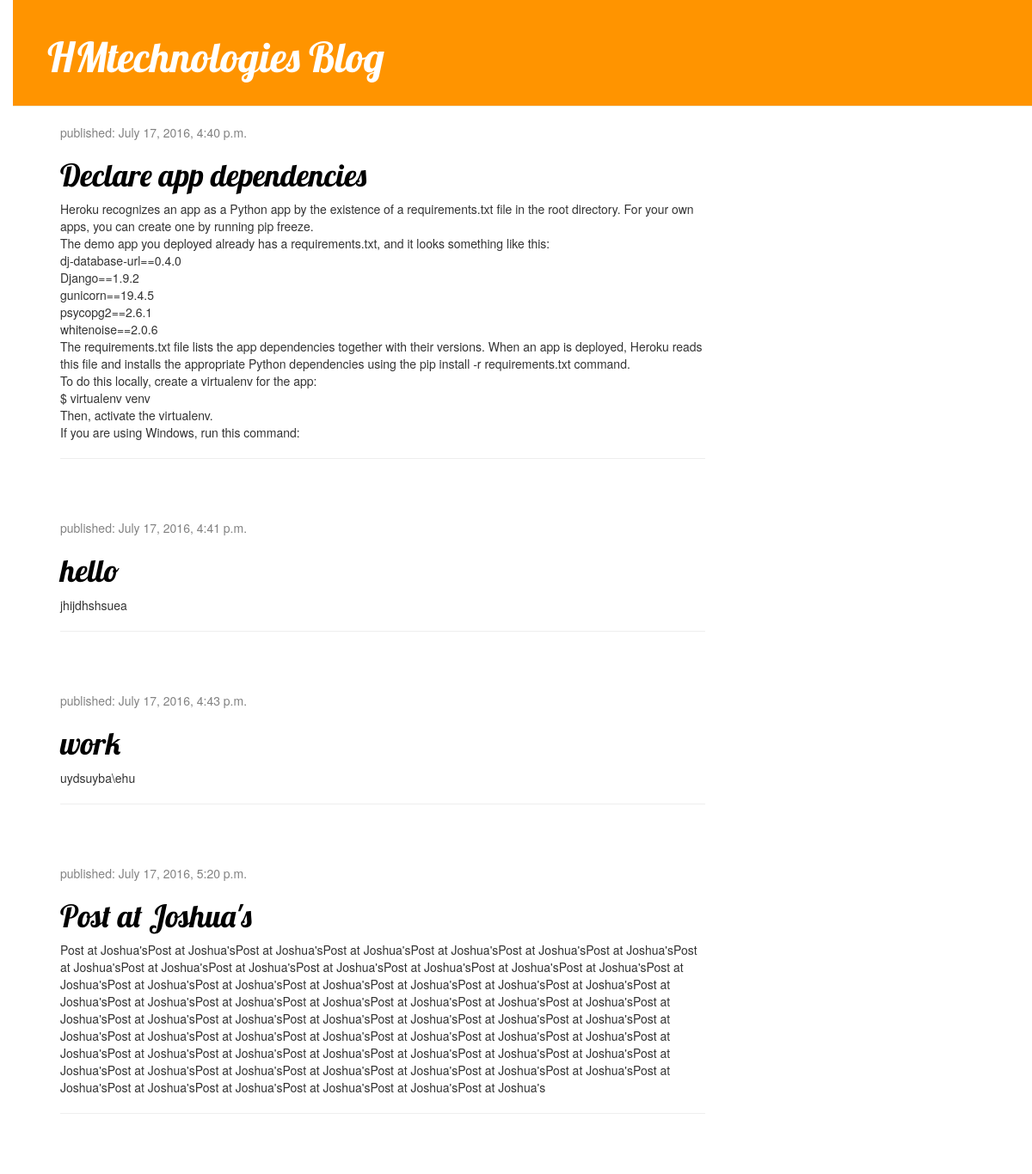
Before: / with the older database file.
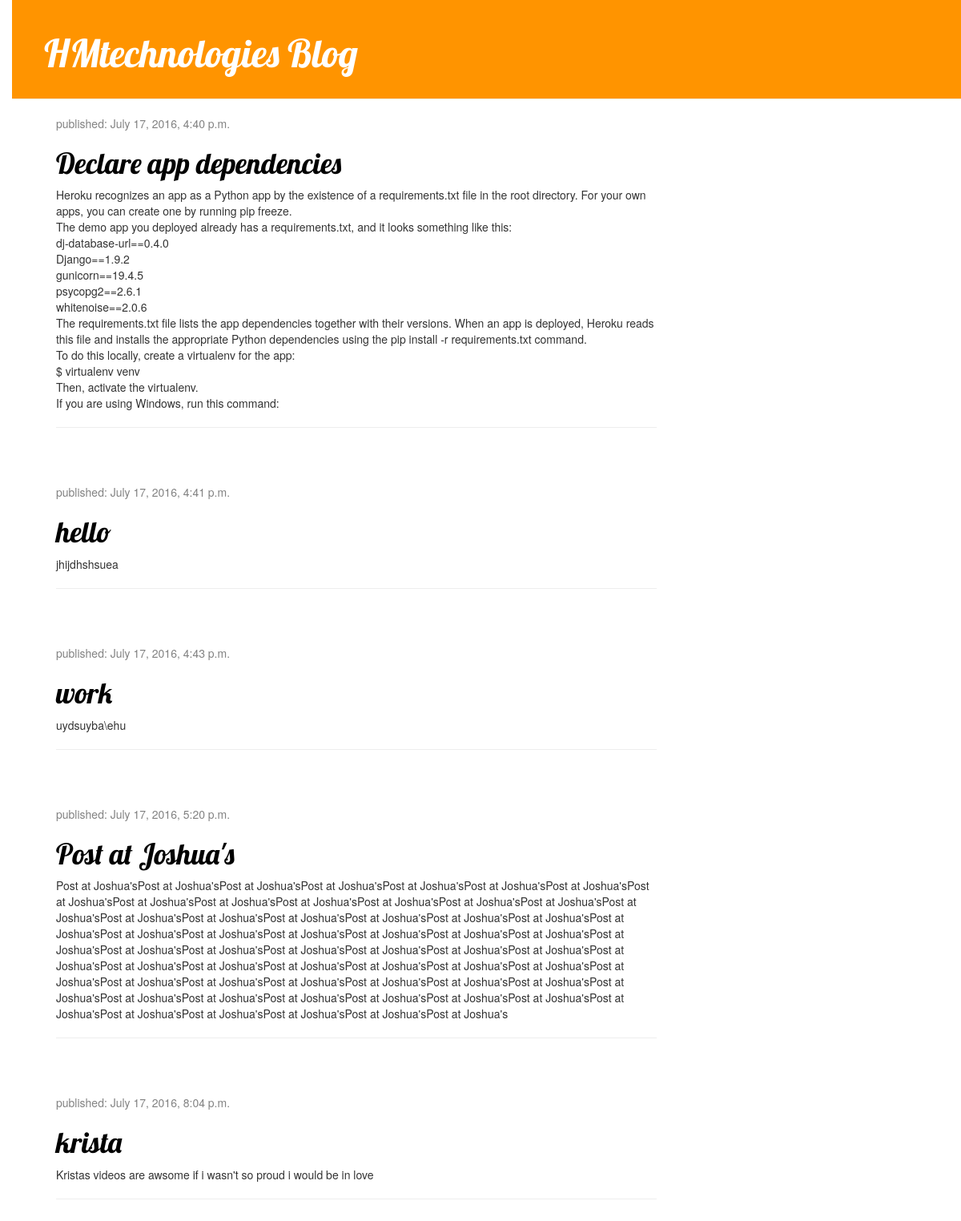
After: the same page with the newer database file.
### blog/models.py (models this page shows, shortened)
class Post(models.Model):
    author = models.ForeignKey('auth.User')
    title = models.CharField(max_length=200)
    text = models.TextField()
    created_date = models.DateTimeField(
            default=timezone.now)
    published_date = models.DateTimeField(
            blank=True, null=True)

### blog/views.py (the view)
# urls.py: url(r'^$', views.post_list, name='post_list'),
def post_list(request):
    posts = Post.objects.filter(published_date__lte=timezone.now()).order_by('published_date')
    return render(request, 'blog/post_list.html', {'posts':posts})

### blog/templates/blog/post_list.html
{% extends 'blog/base.html' %}
{% block content %}
            {% for post in posts %}
                <div class="post">
                    <div class="date">
                        <p>published: {{ post.published_date }}</p>
                    </div>
                   <h1><a href="{% url 'post_detail' pk=post.pk %}">{{ post.title }}</a></h1>
                    <p>{{ post.text|linebreaksbr }}</p>
                    <hr>
                </div>
            {% endfor %}
{% endblock %}

Changed rows visible on the page:
now on this page (row edited): Post: published_date "July 17, 2016, 8:04 p.m.", title "krista", text "Kristas videos are awsome if i wasn't so proud i would be in love"
